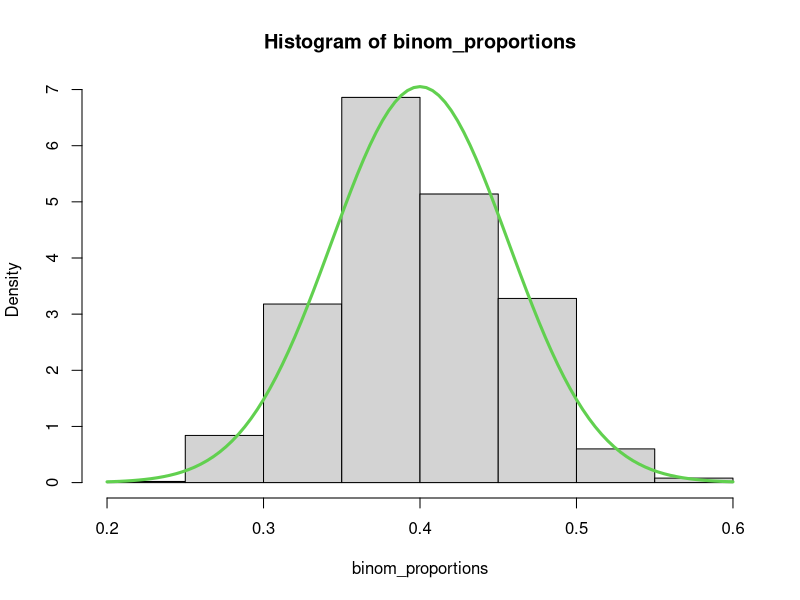

Here is the R script that generated this plot:
## ---- chunk 1
set.seed(4)
n <- 75
p <- 0.4

binom_proportions <- c() # empty vector, to be filled later

for(i in 1:1000){ # repeat this 1000 times:
    # This is confusing: I'm getting *one* sample of size n,
    # but R labels the number of samples as n
    new_sample <- rbinom(n = 1, size = n, prob = p)
    
    # Add the proportion of successes to the vector
    binom_proportions[i] <- new_sample/n
}

hist(binom_proportions, 
    breaks = 10, # what happens if you make this larger?
    freq = FALSE) # Divide the heights of bars by the number of obs.
curve(dnorm(x, mean = p, sd = sqrt(p*(1-p)/n)), add = TRUE, col = 3, lwd = 3)
